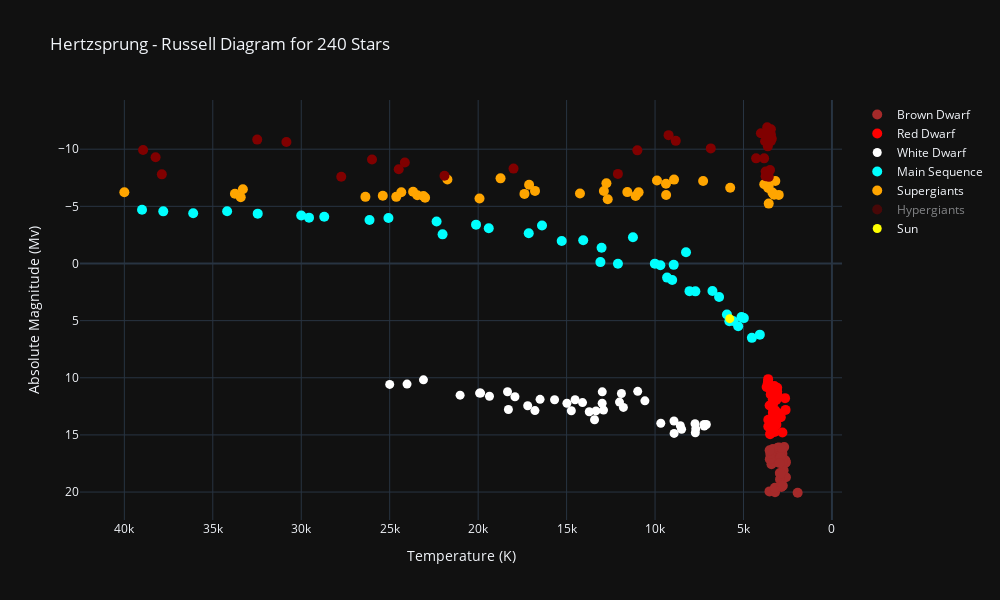

The cell this chart's notebook holds for it:
### Markdown cell above
Plotly

### Code cell
star_type = df['Star type'].values
temperature = df['Temperature (K)'].values
abs_mag = df['Absolute magnitude(Mv)'].values

# Python dictionaries - to get properties of star_type
star_types = {
    0: {'label': 'Brown Dwarf', 'color': 'brown', 'size': 10},
    1: {'label': 'Red Dwarf', 'color': 'red', 'size': 10},
    2: {'label': 'White Dwarf', 'color': 'white', 'size': 9},
    3: {'label': 'Main Sequence', 'color': 'cyan', 'size': 10},
    4: {'label': 'Supergiants', 'color': 'orange', 'size': 10},
    5: {'label': 'Hypergiants', 'color': 'maroon', 'size': 10}
}


# Create the scatter plot
fig = go.Figure()
labels = set()

# Add stars to the plot
for i in range(len(star_type)):
    add = True
    properties = star_types[star_type[i]]
    if properties["label"] in labels:
        add = False
    labels.add(properties["label"])
    fig.add_trace(go.Scatter(
        x=[temperature[i]],
        y=[abs_mag[i]],
        mode='markers',
        marker=dict(size=properties['size'], color=properties['color']),
        name=properties['label'],
        text=properties['label'],
        showlegend=add
    ))

# Add data for the Sun
fig.add_trace(go.Scatter(
    x=[5778], #Sun's temperatuer(K) = 5778
    y=[4.83], #Sun's Absolute Magnitude(Mv) = 4.83
    mode='markers',
    marker=dict(size=9, color='yellow'),
    name='Sun',
    text='Sun',
    showlegend=True
))

# Update layout
fig.update_layout(
    title=f"Hertzsprung - Russell Diagram for {len(star_type)} Stars",
    xaxis_title="Temperature (K)",
    yaxis_title="Absolute Magnitude (Mv)",
    template='plotly_dark',
    width=1000, 
    height=600,
)

# Invert axes
fig.update_yaxes(autorange="reversed")  # Invert y-axis for Absolute Magnitude
fig.update_xaxes(autorange="reversed")  # Invert x-axis if needed

fig.show()
